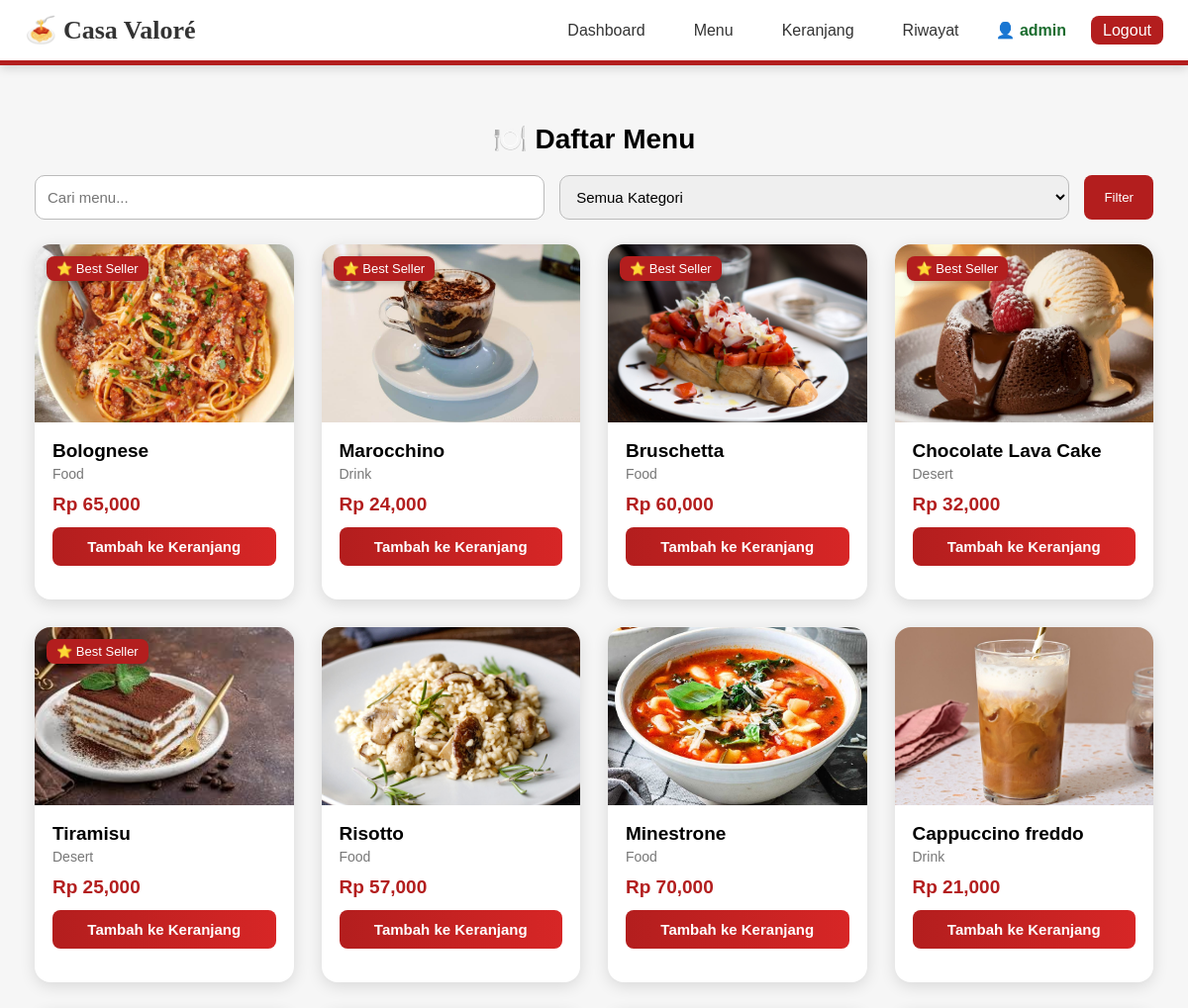
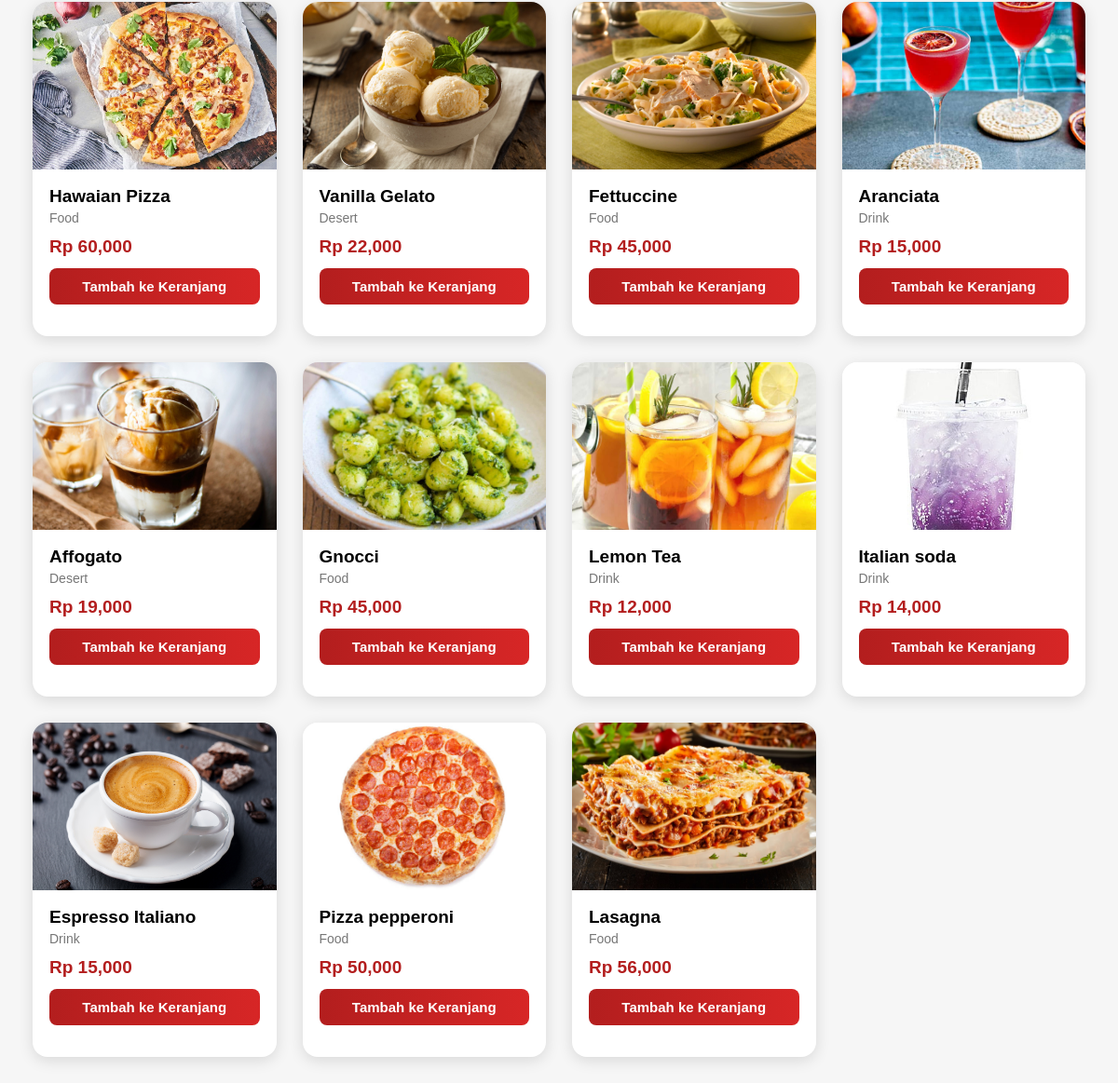
/costumer/index.php (signed in), run on the app's committed database (2 pictures, top to bottom).
### tables this page shows
CREATE TABLE `menu` (
  `id` int(11) NOT NULL,
  `nama_menu` varchar(150) DEFAULT NULL,
  `harga` int(11) DEFAULT NULL,
  `foto` varchar(255) DEFAULT NULL,
  `kategori_id` int(11) DEFAULT NULL
);

CREATE TABLE `kategori_menu` (
  `id` int(11) NOT NULL,
  `nama_kategori` varchar(100) NOT NULL,
  `icon` varchar(50) DEFAULT NULL
);

### costumer/index.php (the view, shortened to what this page needs)
<?php
include "../koneksi.php";
include "../navbar_costumer.php";
$search = isset($_GET['search']) ? $_GET['search'] : '';
$bestSellerQuery = mysqli_query($koneksi, "
    SELECT menu_id, SUM(qty) AS total
    FROM pesanan_detail
    GROUP BY menu_id
    ORDER BY total DESC
    LIMIT 5
");
$bestSeller = [];
while ($b = mysqli_fetch_assoc($bestSellerQuery)) {
    $bestSeller[] = $b['menu_id'];
}
$query = "
    SELECT m.*, k.nama_kategori
    FROM menu m
    JOIN kategori_menu k ON m.kategori_id = k.id
    WHERE 1
";
if (!empty($bestSeller)) {
    $query .= " ORDER BY (m.id IN (" . implode(",", $bestSeller) . ")) DESC, m.id DESC";
} else {
    $query .= " ORDER BY m.id DESC";
}
$menu = mysqli_query($koneksi, $query);
?>
<div class="menu-wrapper">
    <h2>🍽️ Daftar Menu</h2>
    <form method="GET" class="search-filter">
        <input type="text" name="search" placeholder="Cari menu..." value="<?= $search ?>">
        <select name="kategori">
            <option value="">Semua Kategori</option>
        </select>
        <button style="padding:10px 20px; border:none; background:#b31e1e; color:white; border-radius:8px; cursor:pointer;">Filter</button>
    </form>
    <div class="menu-grid">
    <?php while($m = mysqli_fetch_assoc($menu)) : ?>
        <div class="menu-card">
            <img src="../assets/menu/<?= $m['foto'] ?? 'food.jpg' ?>">
            <?php if (in_array($m['id'], $bestSeller)) : ?>
                <div class="menu-tag">⭐ Best Seller</div>
            <?php endif; ?>
            <div class="menu-body">
                <h4><?= $m['nama_menu'] ?></h4>
                <small><?= $m['nama_kategori'] ?></small>
                <strong>Rp <?= number_format($m['harga']) ?></strong>
                <form method="post" action="cart.php">
                    <button>Tambah ke Keranjang</button>
                </form>
            </div>
        </div>
    <?php endwhile; ?>
    </div>
</div>

### navbar_costumer.php (shortened to what this page needs)
<?php
$username = $_SESSION['username'] ?? 'User';
?>
<nav class="navbar">
    <div class="logo">🍝 Casa Valoré</div>
    <ul>
        <li><a href="<?= BASE_URL ?>costumer/dashboard.php">Dashboard</a></li>
        <li><a href="<?= BASE_URL ?>costumer/index.php">Menu</a></li>
        <li><a href="<?= BASE_URL ?>costumer/cart.php">Keranjang</a></li>
        <li><a href="<?= BASE_URL ?>costumer/orders.php">Riwayat</a></li>
        <li class="user">👤 <?= htmlspecialchars($username) ?></li>
        <li>
            <a class="logout-btn" href="<?= BASE_URL ?>logout.php">Logout</a>
        </li>
    </ul>
</nav>

### navbar_costumer.php (style rules this page uses)
.navbar { background: #ffffff; padding: 15px 25px; display: flex; justify-content: space-between; align-items: center; box-shadow: 0 3px 10px rgba(0,0,0,0.15); border-bottom: 5px solid #b31e1e; position: sticky; top: 0; z-index: 1000; }
.navbar .logo { font-family: "Playfair Display", serif; font-size: 26px; font-weight: bold; color: #333; }
.navbar ul { display: flex; gap: 25px; list-style: none; margin: 0; padding: 0; align-items: center; }
.navbar ul li a { text-decoration: none; padding: 6px 12px; color: #333; font-size: 16px; border-radius: 8px; transition: 0.2s; }
.logout-btn { background: #b31e1e !important; color: white !important; }
.user { font-weight: bold; color: #1b6c2e; }

### costumer/index.php (style rules this page uses)
.menu-wrapper { padding: 35px; }
h2 { font-weight: 700; font-size: 28px; margin-bottom: 20px; text-align: center }
.search-filter { display: flex; gap: 15px; margin-bottom: 25px; }
.search-filter input, .search-filter select { padding: 12px; border: 1px solid #bbb; border-radius: 10px; width: 100%; font-size: 15px; transition: .2s; }
.menu-grid { display: grid; grid-template-columns: repeat(auto-fill, minmax(240px, 1fr)); gap: 28px; }
.menu-card { background: #fff; border-radius: 16px; box-shadow: 0 4px 16px rgba(0,0,0,.12); overflow: hidden; transition: .3s ease; position: relative; }
.menu-card img { width: 100%; height: 180px; object-fit: cover; }
.menu-tag { position: absolute; top: 12px; left: 12px; background: #b31e1e; padding: 5px 10px; color: white; font-size: 13px; border-radius: 8px; box-shadow: 0 2px 6px rgba(0,0,0,.2); }
.menu-body { padding: 18px; }
.menu-body h4 { margin: 0; font-size: 19px; font-weight: 600; margin-bottom: 4px; }
.menu-body small { color: #777; font-size: 14px; }
.menu-body strong { display: block; margin: 12px 0; font-size: 19px; color: #b31e1e; font-weight: 700; }
.menu-body button { background: linear-gradient(90deg, #b31e1e, #d72626); color: white; border: none; padding: 11px; width: 100%; border-radius: 8px; cursor: pointer; font-size: 15px; font-weight: 600; transition: .2s; }

### data on the page
menu: foto (picture), shows "⭐ Best Seller", nama_menu "Bolognese", kategori.nama_kategori "Food", harga "65,000"
menu: foto (picture), shows "⭐ Best Seller", nama_menu "Marocchino", kategori.nama_kategori "Drink", harga "24,000"
menu: foto (picture), shows "⭐ Best Seller", nama_menu "Bruschetta", kategori.nama_kategori "Food", harga "60,000"
menu: foto (picture), shows "⭐ Best Seller", nama_menu "Chocolate Lava Cake", kategori.nama_kategori "Desert", harga "32,000"
menu: foto (picture), shows "⭐ Best Seller", nama_menu "Tiramisu", kategori.nama_kategori "Desert", harga "25,000"
menu: foto (picture), nama_menu "Risotto", kategori.nama_kategori "Food", harga "57,000"
menu: foto (picture), nama_menu "Minestrone", kategori.nama_kategori "Food", harga "70,000"
menu: foto (picture), nama_menu "Cappuccino freddo", kategori.nama_kategori "Drink", harga "21,000"
menu: foto (picture), nama_menu "Hawaian Pizza", kategori.nama_kategori "Food", harga "60,000"
menu: foto (picture), nama_menu "Vanilla Gelato", kategori.nama_kategori "Desert", harga "22,000"
menu: foto (picture), nama_menu "Fettuccine", kategori.nama_kategori "Food", harga "45,000"
menu: foto (picture), nama_menu "Aranciata", kategori.nama_kategori "Drink", harga "15,000"
menu: foto (picture), nama_menu "Affogato", kategori.nama_kategori "Desert", harga "19,000"
menu: foto (picture), nama_menu "Gnocci", kategori.nama_kategori "Food", harga "45,000"
menu: foto (picture), nama_menu "Lemon Tea", kategori.nama_kategori "Drink", harga "12,000"
menu: foto (picture), nama_menu "Italian soda", kategori.nama_kategori "Drink", harga "14,000"
menu: foto (picture), nama_menu "Espresso Italiano", kategori.nama_kategori "Drink", harga "15,000"
menu: foto (picture), nama_menu "Pizza pepperoni", kategori.nama_kategori "Food", harga "50,000"
menu: foto (picture), nama_menu "Lasagna", kategori.nama_kategori "Food", harga "56,000"

### other printed values
$username "admin"
